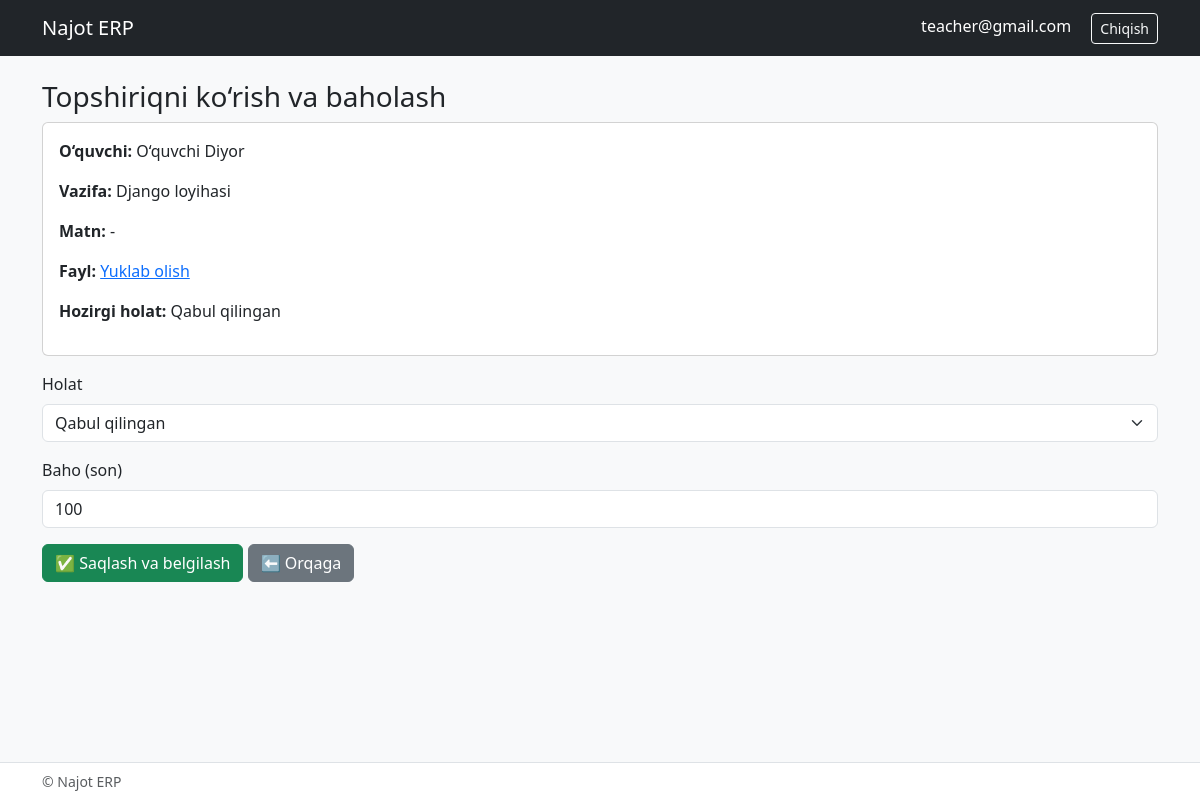
The app's page /teacher/homework_upload/1/check/ (signed in) with its own data.
### configapp/models/auth_user.py (models this page shows, shortened)
class User(AbstractBaseUser, PermissionsMixin):
    phone_regex = RegexValidator(
        regex=r'^\+9989\d{8}$',
        message="Telefon raqam +9989XXXXXXXX formatida bo‘lishi kerak"
    )
    phone_number = models.CharField(validators=[phone_regex], max_length=13, null=True, blank=True)
    email = models.EmailField(unique=True, null=True, blank=True)
    is_staff = models.BooleanField(default=False)
    is_admin = models.BooleanField(default=False)
    is_active = models.BooleanField(default=True)
    is_student = models.BooleanField(default=False)
    is_teacher = models.BooleanField(default=False)
    groups = models.ManyToManyField('auth.Group', related_name="custom_user_groups", blank=True)
    user_permissions = models.ManyToManyField('auth.Permission', related_name="custom_user_permissions", blank=True)
    objects = CustomUserManager()
    USERNAME_FIELD = "email"
    REQUIRED_FIELDS = []

### configapp/models/lesson_homework.py (models this page shows, shortened)
class HomeworkUpload(BaseModel):
    student = models.ForeignKey(Student, on_delete=models.CASCADE, related_name='homework_uploads')
    homework = models.ForeignKey(Homework, on_delete=models.CASCADE, related_name='uploads')
    text = models.TextField(blank=True, null=True)
    file = models.FileField(upload_to='student_homework/files/', blank=True, null=True)
    photo = models.FileField(upload_to='student_homework/photos/', blank=True, null=True)
    mark = models.SmallIntegerField(blank=True, null=True)
    is_checked = models.BooleanField(default=False)
    STATUS_CHOICES = (
        ('not_submitted', 'Berilmagan'),
        ('pending', 'Kutayotgan'),
        ('accepted', 'Qabul qilingan'),
    )
    status = models.CharField(max_length=20, choices=STATUS_CHOICES, default='not_submitted')

class Homework(BaseModel):
    title = models.CharField(max_length=200, blank=True, null=True)
    description = models.TextField(blank=True, null=True)
    deadline = models.DateField(blank=True, null=True)
    is_active = models.BooleanField(default=True)

### configapp/models/auth_student.py (models this page shows, shortened)
class Student(BaseModel):
    full_name = models.CharField(max_length=150)
    user = models.OneToOneField(User, on_delete=models.CASCADE)
    group = models.ManyToManyField(GroupStudent, related_name='get_group', blank=True)
    is_line = models.BooleanField(default=False)
    descriptions = models.TextField(blank=True, null=True)

### configapp/views.py (the view, shortened to what this page needs)
# urls.py: path('teacher/homework_upload/<int:pk>/check/', views.check_homework, name='check_homework'),
@login_required
def check_homework(request, pk):
    upload = get_object_or_404(HomeworkUpload, id=pk)
    if upload.homework.lesson.teacher != request.user.teacher:
        messages.error(request, "Siz bu topshiriqni baholay olmaysiz!")
        return redirect('teacher_dashboard')
    return render(request, 'teacher/check_homework.html', {'upload': upload})

### configapp/templates/teacher/check_homework.html (shortened to what this page needs)
{% extends 'base.html' %}
{% block content %}
<h3>Topshiriqni ko‘rish va baholash</h3>
<div class="card mb-3">
  <div class="card-body">
    <p><strong>O‘quvchi:</strong> {{ upload.student.full_name }}</p>
    <p><strong>Vazifa:</strong> {{ upload.homework.title }}</p>
    <p><strong>Matn:</strong> {{ upload.text|default:"-" }}</p>
    <p><strong>Fayl:</strong>
      {% if upload.file %}
        <a href="{{ upload.file.url }}" download>Yuklab olish</a>
      {% else %}
        <span class="text-muted">Fayl yo‘q</span>
      {% endif %}
    </p>
    <p><strong>Hozirgi holat:</strong> {{ upload.get_status_display }}</p>
  </div>
</div>
<form method="post">{% csrf_token %}
  <div class="mb-3">
    <label class="form-label">Holat</label>
    <select name="status" class="form-select">
      <option value="accepted" {% if upload.status == 'accepted' %}selected{% endif %}>Qabul qilingan</option>
    </select>
  </div>
  <div class="mb-3">
    <label class="form-label">Baho (son)</label>
    <input type="number" name="mark" value="{{ upload.mark }}" class="form-control" min="0" max="100">
  </div>
  <button class="btn btn-success">✅ Saqlash va belgilash</button>
  <a href="{% url 'homework_list' %}" class="btn btn-secondary">⬅️ Orqaga</a>
</form>
{% endblock %}

### configapp/templates/base.html (shortened to what this page needs)
<!DOCTYPE html>
<html lang="uz">
<head>
  <link href="https://cdn.jsdelivr.net/npm/bootstrap@5.3.0/dist/css/bootstrap.min.css" rel="stylesheet">
</head>
<body class="bg-light">
<nav class="navbar navbar-expand-lg navbar-dark bg-dark">
  <div class="container">
    <a class="navbar-brand" href="/">Najot ERP</a>
    <div class="ms-auto">
      {% if user.is_authenticated %}
        <span class="text-white me-3">{{ user.email|default:user.phone_number }}</span>
        <a href="{% url 'logout' %}" class="btn btn-outline-light btn-sm">Chiqish</a>
      {% else %}
        <a href="{% url 'login' %}" class="btn btn-outline-light btn-sm">Kirish</a>
      {% endif %}
    </div>
  </div>
</nav>
<div class="container mt-4">
  {% block content %}{% endblock %}
</div>
<footer class="bg-white border-top fixed-bottom">
  <div class="container py-2 text-muted small">
    © Najot ERP
  </div>
</footer>
</body>
</html>

### configapp/templates/base.html (style rules this page uses)
body { padding-bottom: 60px; }

### records on screen
User: email "teacher@gmail.com"
HomeworkUpload: student.full_name "O‘quvchi Diyor", homework "Django loyihasi", text "-", status "Qabul qilingan", mark "100"
